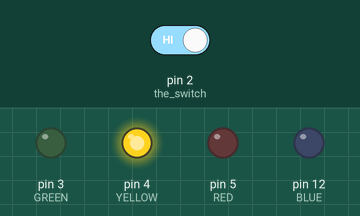
The sketch below on a simulated Arduino Uno, built with avr-gcc and run on an emulated ATmega328P. Parts: output pins drawn as LEDs (lit = HIGH). Dashed ring = blinking. Inputs (shaded band) come from the test bench; at power-on: pin 2 (the_switch) HIGH.

Above: at 8.8 s.
8.9 s: pin 2 (the_switch) driven LOW
At 10.9 s:
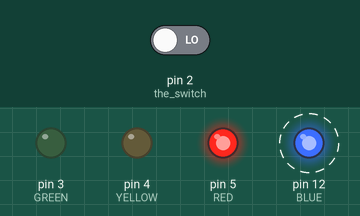
At 16.7 s:
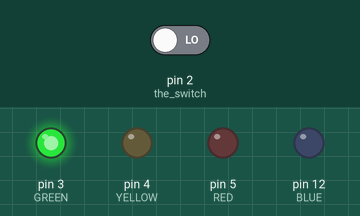
Timing chart, 0 to 22.5 s (numbered marks = the images above; inputs shaded):
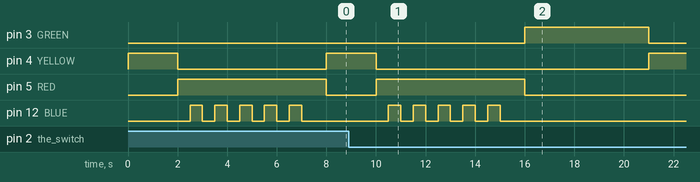

Measured:
- after the input at 8.9 s, pin 3 (GREEN): LOW → HIGH after 7.1 s, → LOW 5.0 s later; pin 5 (RED): goes on until 16.0 s, then stays LOW; pin 12 (BLUE): goes on until 15.0 s, then stays LOW
- by itself, pin 12 (BLUE): alternates HIGH for 0.50 s and LOW for 0.50 s, 10 changes in all, then stays LOW

The sketch:

Traffic_Light_Pedestrian.ino
```cpp
void setup() {
  // put your setup code here, to run once:
  // set the LED pins as outputs
  pinMode(3, OUTPUT); // GREEN
  pinMode(4, OUTPUT); // YELLOW
  pinMode(5, OUTPUT); // RED
  pinMode(12, OUTPUT); // BLUE = piedestrian
  pinMode(2, INPUT); // the switch
}

void loop() {
  // put your main code here, to run repeatedly:
  // if the button is pushed, we stop the traffic

  if (digitalRead(2) == LOW) {
    // turn on the GREEN LED for 5 seconds
    // turn off the RED light BTW, FULL THROTTLE !!!!!!!
    digitalWrite(5, LOW);
    digitalWrite(3, HIGH);
    delay(5000);

    // brace for impact, the YELLOW LED is turning on and the GREEN one is turning off
    // YELLOW duration = 2 seconds
    digitalWrite(4, HIGH);
    digitalWrite(3, LOW);
    delay(2000);


    // unless you're a road maniac you should stop now, because the RED LIGHT is turning on and the YELLOW is turning off
    // RED light duration = 10 seconds
    digitalWrite(4, LOW);
    digitalWrite(5, HIGH);
    delay(5000);
  }
  if (digitalRead(2) == HIGH) {
    // warn the traffic a pedestrian wants to cross
    // turn off the GREEN and RED because we don't know the state yet, and turn on the YELLOW for 2 seconds
    digitalWrite(3, LOW);
    digitalWrite(5, LOW);
    digitalWrite(4, HIGH);
    delay(2000);
    // now we stop the YELLOW and starts the BLUE and RED
    digitalWrite(4, LOW);
    digitalWrite(5, HIGH);
    delay(500);
    // BLUE will blink for 5 sec
    digitalWrite(12, HIGH);
    delay(500);
    digitalWrite(12, LOW);
    delay(500);
    digitalWrite(12, HIGH);
    delay(500);
    digitalWrite(12, LOW);
    delay(500);
    digitalWrite(12, HIGH);
    delay(500);
    digitalWrite(12, LOW);
    delay(500);
    digitalWrite(12, HIGH);
    delay(500);
    digitalWrite(12, LOW);
    delay(500);
    digitalWrite(12, HIGH);
    delay(500);
    digitalWrite(12, LOW);
    // then stop for 1sec and quit the loop
    delay(1000);
  }

  // and here goes nothing

}
```
